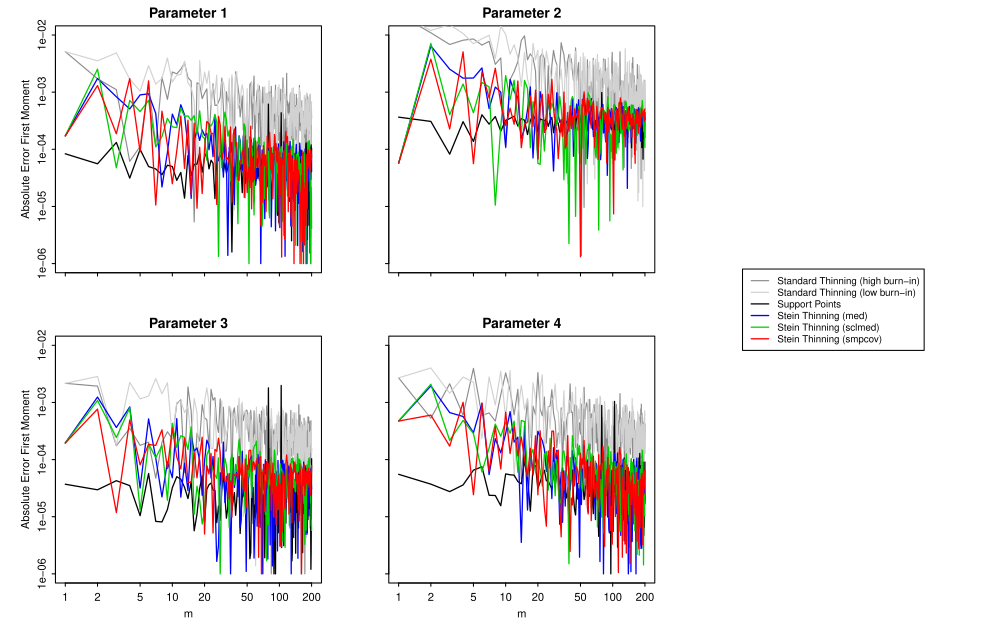

This figure's R source:
## Goodwin Stein thinning absolute-error example
##
## Compares standard thinning, Support Points, and Stein thinning variants on
## the Goodwin data, then saves the four-parameter error plot.
##
## Data note:
## The package ships 20,000-row Goodwin/RW theta.csv and grad.csv excerpts for a
## CRAN-sized replication run. The complete Harvard Dataverse sources are:
## theta.csv: https://dataverse.harvard.edu/api/access/datafile/4807844
## grad.csv:  https://dataverse.harvard.edu/api/access/datafile/4807838

replication_dir <- normalizePath(
  if (dir.exists(file.path("inst", "replication"))) file.path("inst", "replication") else ".",
  mustWork = FALSE
)
suppressPackageStartupMessages(library(steinsampling))

suppressPackageStartupMessages({
  library(data.table)
})

has_support <- requireNamespace("support", quietly = TRUE)
if (!has_support) {
  warning(
    "Package 'support' is unavailable; skipping the Support Points baseline.",
    call. = FALSE
  )
}

set.seed(2022)

## ------------------------------------------------------------------
## Data and settings
## ------------------------------------------------------------------

data_dir <- file.path(replication_dir, "data", "stein_thinning", "Goodwin", "RW")
pdf_file <- file.path(replication_dir, "stein_thinning_Goodwin_Absolute_Error.pdf")

X <- as.matrix(fread(file.path(data_dir, "theta.csv"), header = FALSE))
S <- as.matrix(fread(file.path(data_dir, "grad.csv"), header = FALSE))

# Full replication: m_grid <- 1:200
m_grid <- 1:20
# Full replication: burn_low <- 70000L
burn_low <- 2000L
# Full replication: burn_high <- 820000L
burn_high <- 10000L
truth <- colMeans(X[(burn_high + 1L):nrow(X), , drop = FALSE])

## ------------------------------------------------------------------
## Baselines and Stein thinning helpers
## ------------------------------------------------------------------

standard_thinning_indices <- function(n, m, burn_in) {
  lag <- floor((n - burn_in) / m)
  as.integer(burn_in + seq_len(m) * lag)
}

standard_means <- function(burn_in) {
  t(vapply(m_grid, function(m) {
    idx <- standard_thinning_indices(nrow(X), m, burn_in)
    colMeans(X[idx, , drop = FALSE])
  }, numeric(ncol(X))))
}

# Silence Support Points progress output.
quiet_sp <- function(...) {
  if (!has_support) {
    stop("Package 'support' is unavailable.", call. = FALSE)
  }
  output <- file(nullfile(), open = "wt")
  sink(output)
  sink(output, type = "message")
  on.exit(
    {
      sink(type = "message")
      sink()
      close(output)
    },
    add = TRUE
  )
  support::sp(...)
}

support_means <- if (has_support) {
  t(vapply(m_grid, function(m) {
    out <- quiet_sp(
      n = m,
      p = ncol(X),
      dist.samp = X,
      # Full replication: num.subsamp = min(10000L, nrow(X)),
      num.subsamp = min(1000L, nrow(X)),
      rnd.flg = nrow(X) > 10000L,
      # Full replication: par.flg = TRUE
      par.flg = FALSE
    )
    colMeans(out$sp)
  }, numeric(ncol(X))))
} else {
  matrix(NA_real_, nrow = length(m_grid), ncol = ncol(X))
}

# Standardize samples and scores before Stein thinning.
standardize_samples_scores <- function(X, S) {
  loc <- colMeans(X)
  scl <- colMeans(abs(sweep(X, 2L, loc, "-")))
  list(
    X = sweep(X, 2L, scl, "/"),
    S = sweep(S, 2L, scl, "*")
  )
}

stein_means <- function(pre) {
  standardized <- standardize_samples_scores(X, S)
  idx <- stein_thinning(
    standardized$X,
    standardized$S,
    m = max(m_grid),
    pre = pre,
    kernel = "imq",
    c = 1,
    beta = -0.5,
    # Full replication: pre_subsample = 1000L,
    pre_subsample = 200L,
    pre_subsample_method = "even",
    sclmed_log = "pre_subsample"
  )
  cumulative <- apply(X[idx, , drop = FALSE], 2L, cumsum)
  t(vapply(m_grid, function(m) cumulative[m, ] / m, numeric(ncol(X))))
}

abs_error <- function(means) abs(sweep(means, 2L, truth, "-"))

## ------------------------------------------------------------------
## Compute errors
## ------------------------------------------------------------------

errors <- list(
  standard_high = abs_error(standard_means(burn_high)),
  standard_low = abs_error(standard_means(burn_low)),
  support = abs_error(support_means),
  stein_med = abs_error(stein_means("med")),
  stein_sclmed = abs_error(stein_means("sclmed")),
  stein_smpcov = abs_error(stein_means("smpcov"))
)

cols <- c(
  standard_high = "gray55",
  standard_low = "gray82",
  support = "black",
  stein_med = "blue",
  stein_sclmed = "green3",
  stein_smpcov = "red"
)
lwd <- setNames(c(1.1, 1.1, 1.25, 1.25, 1.25, 1.25), names(cols))
legend_labels <- c(
  standard_high = "Standard Thinning (high burn-in)",
  standard_low = "Standard Thinning (low burn-in)",
  support = "Support Points",
  stein_med = "Stein Thinning (med)",
  stein_sclmed = "Stein Thinning (sclmed)",
  stein_smpcov = "Stein Thinning (smpcov)"
)
if (!has_support) {
  legend_labels["support"] <- "Support Points (unavailable)"
}

## ------------------------------------------------------------------
## Plot Figure 4-style panels
## ------------------------------------------------------------------

plot_parameter <- function(param, show_xlab, show_ylab) {
  ylim <- c(1e-6, 1e-2)

  plot(
    NA,
    xlim = range(m_grid),
    ylim = ylim,
    log = "xy",
    axes = FALSE,
    xlab = if (show_xlab) expression(m) else "",
    ylab = if (show_ylab) "Absolute Error First Moment" else "",
    main = sprintf("Parameter %d", param)
  )
  box()
  axis(1L, labels = show_xlab)
  axis(2L, labels = show_ylab)
  for (name in names(errors)) {
    lines(m_grid, pmax(errors[[name]][, param], ylim[1L]), col = cols[[name]], lwd = lwd[[name]])
  }
}

pdf(pdf_file, width = 10.0, height = 6.2, onefile = FALSE)
layout(matrix(c(1, 2, 5, 3, 4, 5), nrow = 2L, byrow = TRUE), widths = c(1, 1, 1))
par(mar = c(2.8, 4.2, 2.0, 0.9), mgp = c(1.8, 0.55, 0), tcl = -0.25)
plot_parameter(1L, show_xlab = FALSE, show_ylab = TRUE)
plot_parameter(2L, show_xlab = FALSE, show_ylab = FALSE)
plot_parameter(3L, show_xlab = TRUE, show_ylab = TRUE)
plot_parameter(4L, show_xlab = TRUE, show_ylab = FALSE)
par(mar = c(0, 0, 0, 0))
plot.new()
legend("center", legend = legend_labels, col = cols, lwd = lwd, bty = "o", cex = 0.88)
invisible(dev.off())
